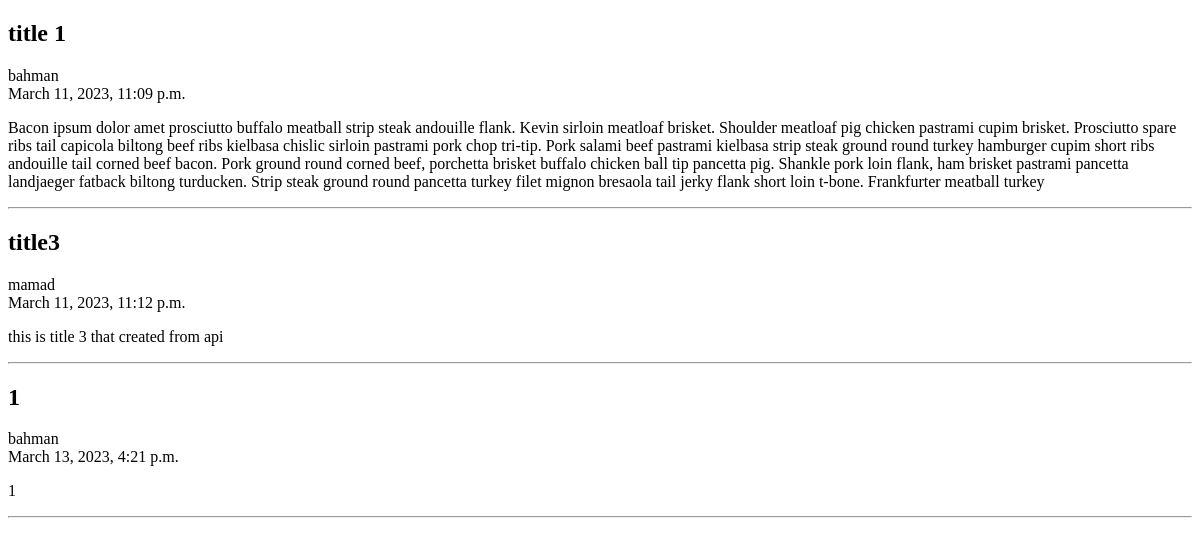
Before: / with the older database file.
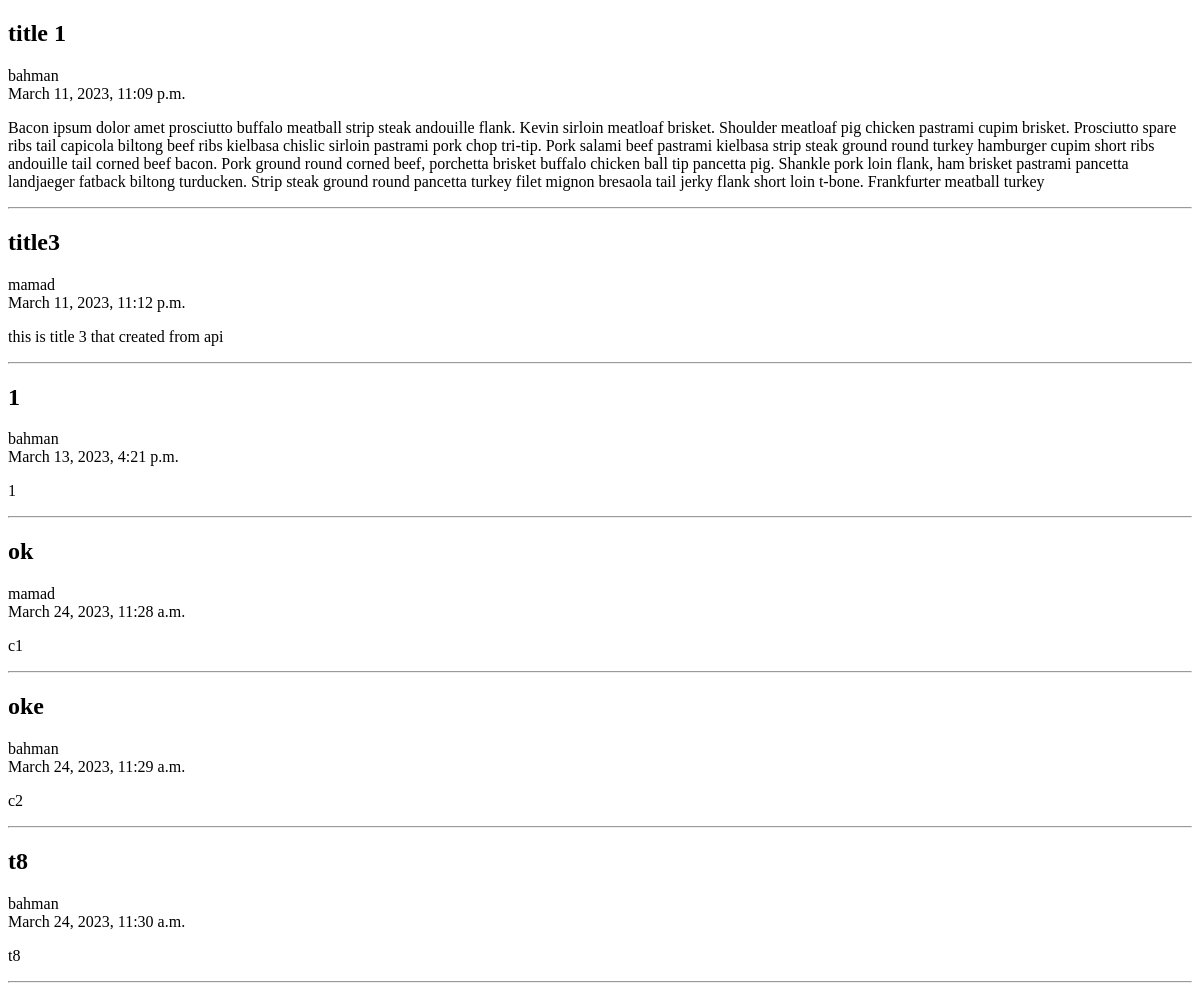
After: the same page with the newer database file.
### blog/models.py (models this page shows, shortened)
class Article(models.Model):
    title = models.CharField(max_length=250)
    slug = models.SlugField(unique=True)
    author = models.ForeignKey(User, on_delete=models.CASCADE)
    content = models.TextField()
    publish_date = models.DateTimeField(default=timezone.now)
    created_date = models.DateTimeField(auto_now_add=True)
    updated = models.DateTimeField(auto_now=True)
    is_active = models.BooleanField(default=True)

### blog/views.py (the view)
# urls.py: path('', ArticleList.as_view(), name='article_list'),
class ArticleList(ListView):
    context_object_name = 'articles'
    def get_queryset(self):
        return Article.objects.filter(is_active=True)

### templates/blog/article_list.html (shortened to what this page needs)
{% extends 'base.html' %}
{% block content %}
    {% for article in articles %}
        <article>
            <h2>{{ article.title }}</h2>
            <div>{{ article.author }}</div>
            <div>{{ article.publish_date }}</div>
            <p>{{ article.content }}</p>
            <hr>
        </article>
    {% endfor %}
{% endblock %}

### templates/base.html (shortened to what this page needs)
<!DOCTYPE html>
<html lang="en">
<head>
</head>
<body>
{% block content %}
{% endblock %}
</body>
</html>

Changed rows visible on the page:
added Article: title "ok", author "mamad", publish_date "March 24, 2023, 11:28 a.m.", content "c1"
added Article: title "oke", author "bahman", publish_date "March 24, 2023, 11:29 a.m.", content "c2"
added Article: title "t8", author "bahman", publish_date "March 24, 2023, 11:30 a.m.", content "t8"
